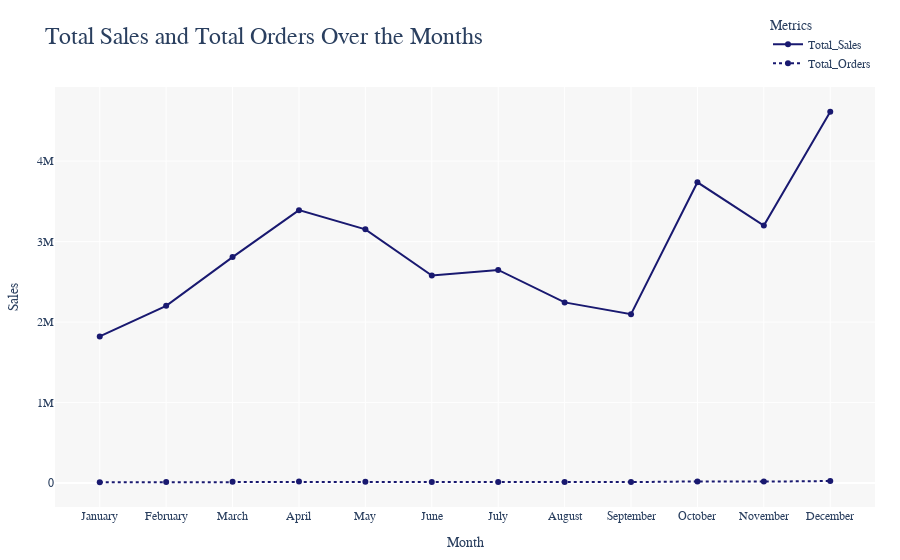

The notebook cell saved with this chart:
### Markdown cell above
### 5. Total Sales and Orders Trend

### Code cell
monthly_data = maindf.groupby('Month').agg(
    Total_Sales=('Sales', 'sum'),
    Total_Orders=('Order ID', 'count')).reset_index()


fig = px.line(
    monthly_data,
    x="Month",
    y=["Total_Sales", "Total_Orders"],
    labels={
        "Month": "Month",
        "value": "Sales",
        "variable": "Metric"
    },
    title="Total Sales and Total Orders Over the Months",
    markers=True
)


fig.for_each_trace(lambda trace: trace.update(
    line=dict(
        color="midnightblue",
        dash="solid" if trace.name == "Total_Sales" else "dot"
    )
))


fig.update_layout(
    title_font=dict(size=24),
    font_family="Arial Black",
    xaxis_title="Month", 
    xaxis=dict(
        tickvals=list(range(1, 13)),
        ticktext=[
            'January', 'February', 'March', 'April', 'May', 'June', 
            'July', 'August', 'September', 'October', 'November', 'December'
        ]
    ),
    yaxis_title="Sales",
    legend_title="Metrics",
    legend=dict(orientation="v", yanchor="bottom", y=1.02, xanchor="right", x=1),
    margin=dict(t=75, l=25, r=25, b=25),
    plot_bgcolor="rgba(245, 245, 245, 0.8)",
    height=500
)

fig.show()
fig.write_html("sales_and_orders_by_month_line.html")

### Figure 1 — Plotly figure (JSON) as saved in the notebook; plotly's stock layout.template omitted (floating-point values rounded to 4 significant figures)
{"data": [{"hovertemplate": "Metric=Total_Sales<br>Month=%{x}<br>Sales=%{y}<extra></extra>", "legendgroup": "Total_Sales", "line": {"color": "midnightblue", "dash": "solid"}, "marker": {"symbol": "circle"}, "mode": "lines+markers", "name": "Total_Sales", "orientation": "v", "showlegend": true, "type": "scatter", "x": [1, 2, 3, 4, 5, 6, 7, 8, 9, 10, 11, 12], "xaxis": "x", "y": [1822000.0, 2202000.0, 2807000.0, 3391000.0, 3153000.0, 2578000.0, 2648000.0, 2244000.0, 2098000.0, 3737000.0, 3200000.0, 4613000.0], "yaxis": "y"}, {"hovertemplate": "Metric=Total_Orders<br>Month=%{x}<br>Sales=%{y}<extra></extra>", "legendgroup": "Total_Orders", "line": {"color": "midnightblue", "dash": "dot"}, "marker": {"symbol": "circle"}, "mode": "lines+markers", "name": "Total_Orders", "orientation": "v", "showlegend": true, "type": "scatter", "x": [1, 2, 3, 4, 5, 6, 7, 8, 9, 10, 11, 12], "xaxis": "x", "y": [9709, 11975, 15153, 18279, 16566, 13554, 14293, 11961, 11621, 20282, 17573, 24984], "yaxis": "y"}], "layout": {"autosize": true, "font": {"family": "Arial Black"}, "legend": {"orientation": "v", "title": {"text": "Metrics"}, "tracegroupgap": 0, "x": 1, "xanchor": "right", "y": 1.02, "yanchor": "bottom"}, "margin": {"b": 25, "l": 25, "r": 25, "t": 75}, "plot_bgcolor": "rgba(245, 245, 245, 0.8)", "title": {"font": {"size": 24}, "text": "Total Sales and Total Orders Over the Months"}, "xaxis": {"anchor": "y", "autorange": true, "domain": [0, 1], "range": [0.3376, 12.66], "ticktext": ["January", "February", "March", "April", "May", "June", "July", "August", "September", "October", "November", "December"], "tickvals": [1, 2, 3, 4, 5, 6, 7, 8, 9, 10, 11, 12], "title": {"text": "Month"}, "type": "linear"}, "yaxis": {"anchor": "x", "autorange": true, "domain": [0, 1], "range": [-306700.0, 4930000.0], "title": {"text": "Sales"}, "type": "linear"}}}
